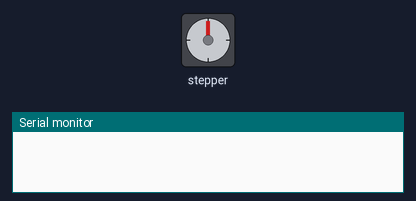
The sketch below on a simulated Arduino Uno, built with avr-gcc and run on an emulated ATmega328P. On the bench: stepper motor, the last lines printed to the serial monitor. Wiring (inferred from the names in the program): stepper motor (2048 steps per turn assumed): coils pin 9, pin 10, pin 11, pin 12.

Above: at 0.15 s.
At 12.7 s:
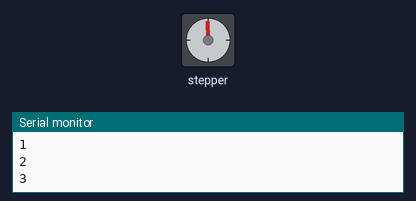
At 27.3 s:
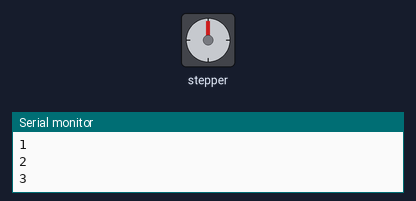
At 39.65 s:
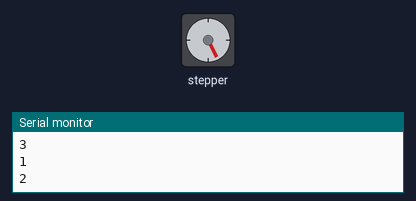
Timing chart, 0 to 40.0 s (numbered marks = the images above):
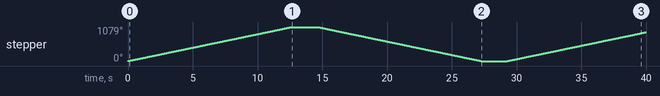

The sketch:

mech_lab_4_motor_rotation.ino
```cpp
/*
 * Your script fixed: 4-pin stepper, direction, turn counting, 2 s pause then reverse.
 * Pins 9,10,11,12. Counts revolutions; after 3 revs, pauses 2 s and reverses direction.
 */

int motorPin1 = 9;
int motorPin2 = 10;
int motorPin3 = 11;
int motorPin4 = 12;

int direction_rotation = 1;   // 1 = one way, -1 = other way
int delayValue = 2;
int steps_per_revolution = 2048;
int stepCounter = 0;
int turnCounter = 0;
int stop_turn = 3;

// 4-phase full-step: one coil at a time (phase 0,1,2,3 = forward)
void setup() {
  pinMode(motorPin1, OUTPUT);
  pinMode(motorPin2, OUTPUT);
  pinMode(motorPin3, OUTPUT);
  pinMode(motorPin4, OUTPUT);   // was motorPin5
  Serial.begin(9600);
}

void loop() {
  // One step in current direction
  int phase = stepCounter % 4;
  if (direction_rotation == -1) {
    phase = (4 - 1 - phase) % 4;  // reverse order: 3,2,1,0
  }

  if (phase == 0) {
    digitalWrite(motorPin1, HIGH);
    digitalWrite(motorPin2, LOW);
    digitalWrite(motorPin3, LOW);
    digitalWrite(motorPin4, LOW);
  } else if (phase == 1) {
    digitalWrite(motorPin1, LOW);
    digitalWrite(motorPin2, HIGH);
    digitalWrite(motorPin3, LOW);
    digitalWrite(motorPin4, LOW);
  } else if (phase == 2) {
    digitalWrite(motorPin1, LOW);
    digitalWrite(motorPin2, LOW);
    digitalWrite(motorPin3, HIGH);
    digitalWrite(motorPin4, LOW);
  } else {
    digitalWrite(motorPin1, LOW);
    digitalWrite(motorPin2, LOW);
    digitalWrite(motorPin3, LOW);
    digitalWrite(motorPin4, HIGH);
  }

  stepCounter++;
  delay(delayValue);

  // One full revolution completed?
  if (stepCounter % steps_per_revolution == 0) {
    int revsDone = stepCounter / steps_per_revolution;
    if (revsDone == (turnCounter + 1)) {
      turnCounter++;
      Serial.println(turnCounter);
    }
  }

  // After 3 revolutions in this direction: pause 2 s and reverse
  if (turnCounter >= stop_turn) {
    digitalWrite(motorPin1, LOW);
    digitalWrite(motorPin2, LOW);
    digitalWrite(motorPin3, LOW);
    digitalWrite(motorPin4, LOW);
    delay(2000);
    direction_rotation = -direction_rotation;  // toggle: 1 -> -1, then -1 -> 1
    turnCounter = 0;
    stepCounter = 0;
  }
}
```

Measured:
- by itself, stepper: turns 1079° clockwise in 12.6 s, then 1079° counter-clockwise in 12.6 s, then 913° clockwise in 10.7 s
